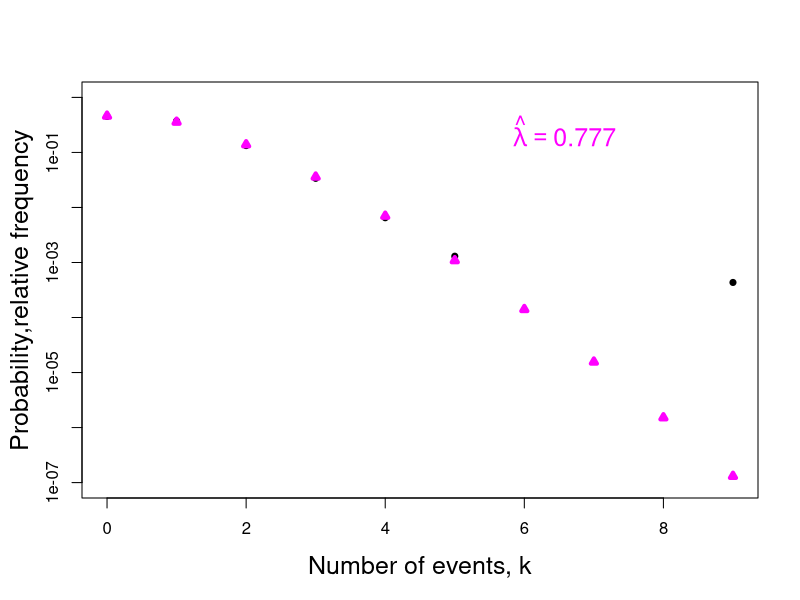

Write the R code that produced this figure.
print('file: NeutrinosMeanPoissonLog.R')
print(date())
# neutrinos: calculate sample mean and compare relative frequencies with Poisson probabilities
k=seq(0,9)  # number of events (neutrinos in 10 s intervals)
frequencies=c(1042,860,307,78,15,3,0,0,0,1) # frequencies
lambdaEst=sum(k*frequencies)/sum(frequencies) # estimate of mean rate = E[k]
print(c(round(lambdaEst,3),'lambdaEst'))
rf = frequencies/sum(frequencies) # relative frequencies
lambdaEst2 = sum(k*rf); print(c(round(lambdaEst2,3),'lambdaEst2'))
lambdaEst3 = sum((k-lambdaEst2)^2*rf); print(c(round(lambdaEst3,3),'lambdaEst3'))
pPredict=dpois(k,lambdaEst) # probabilities based on estimated lambda
q = rf/pPredict
sflag = 3
if (sflag == 3) { # log-y
  # png('NeutrinosLog2200328.png',width=16,height=16,units='cm',res=300)
  plot(k,rf,log='y',type='p',col='black',las=0,cex=0.6,main='',xlab='Number of events, k',
       ylab='',lwd=4,cex.lab=1.5,pch=20,ylim=c(1e-7,1))
  title(ylab='Probability,relative frequency',line=2.5,cex.lab=1.5)
  points(k,pPredict,col='magenta',lwd=4,cex=0.6,pch=24)
  lambdar = round(lambdaEst,3)
  text(5.6,0.2,bquote(~hat(lambda) == .(lambdar)),col='magenta',pos=4,cex=1.5)
  # dev.off()
}
# -----------------------------------------------------------------------------
# Results:
# "file: NeutrinosMeanPoissonLog.R"
# "Sun Dec 18 10:22:28 2022"
# "0.777"     "lambdaEst"
# "0.777"     "lambdaEst2"
# "0.778"     "lambdaEst3"
# ----------------------------------------------------------------
# Remarks:
# Switch to logarithmic scale for the y-axis by adding log='y' as parameter in plot().
#
# Warnings occur because frequencies for k = 6, 7, 8 are zero and thus their logarithms
#   are -infinity. No need to react because these values are omitted from logarithmic plot
# ----------------------------------------------------------------
